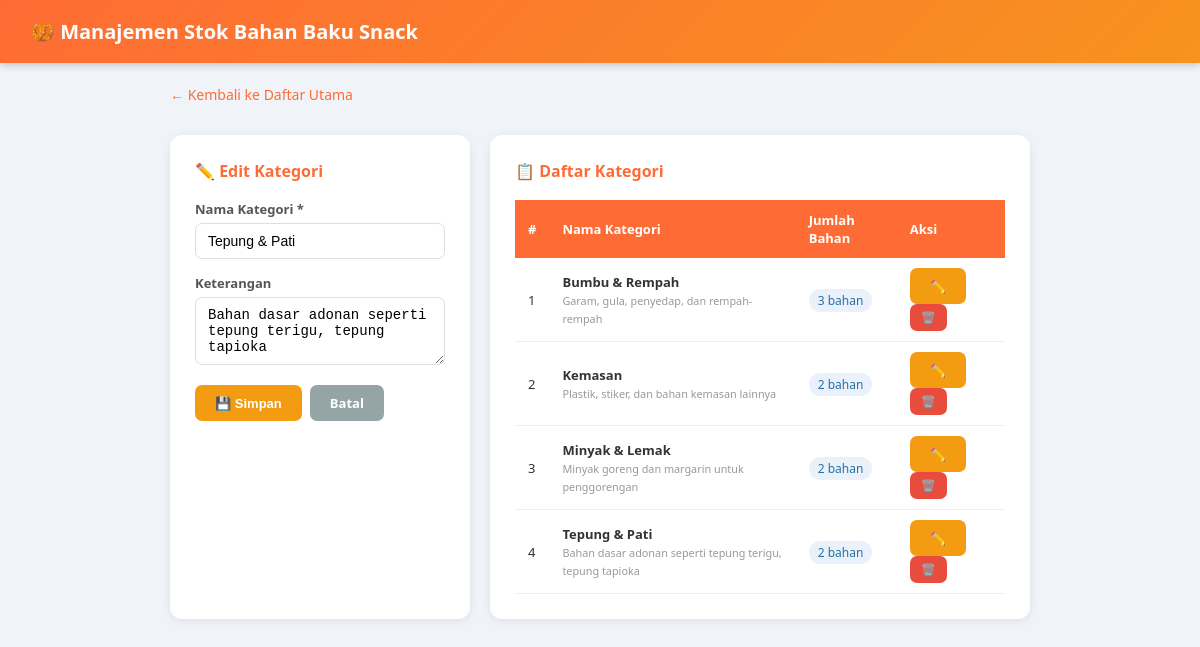
The app's page /kategori.php?edit=1 with its own data.
### tables this page shows
CREATE TABLE IF NOT EXISTS kategori_bahan (
    id_kategori INT AUTO_INCREMENT PRIMARY KEY,
    nama_kategori VARCHAR(100) NOT NULL,
    keterangan TEXT,
    created_at TIMESTAMP DEFAULT CURRENT_TIMESTAMP
);

### kategori.php (the view, shortened to what this page needs)
<?php
require_once 'db.php';
$edit_data = null;
if (isset($_GET['edit'])) {
    $edit_id   = (int) $_GET['edit'];
    $res_edit  = mysqli_query($conn, "SELECT * FROM kategori_bahan WHERE id_kategori = $edit_id");
    $edit_data = mysqli_fetch_assoc($res_edit);
}
$sql_kat = "SELECT k.*, COUNT(b.id_bahan) as jumlah_bahan
            FROM kategori_bahan k
            LEFT JOIN bahan_baku b ON k.id_kategori = b.id_kategori
            GROUP BY k.id_kategori
            ORDER BY k.nama_kategori";
$list_kat = mysqli_query($conn, $sql_kat);
?>
<!DOCTYPE html>
<html lang="id">
<head>
</head>
<body>
<header>
    <h1>🥨 Manajemen Stok Bahan Baku Snack</h1>
</header>
<div style="max-width:900px; margin: 20px auto; padding: 0 20px;">
    <a href="index.php" style="color:#ff6b35; text-decoration:none; font-size:14px;">← Kembali ke Daftar Utama</a>
</div>
<div class="container">
    <div class="card form-left">
        <?php if ($edit_data): ?>
        <h2>✏️ Edit Kategori</h2>
        <form method="POST">
        <?php else: ?>
        <h2>➕ Tambah Kategori</h2>
        <form method="POST">
            <input type="hidden" name="aksi" value="tambah">
        <?php endif; ?>
            <div class="form-group">
                <label>Nama Kategori *</label>
                <input type="text" name="nama_kategori" required
                       placeholder="contoh: Tepung & Pati"
                       value="<?= $edit_data ? htmlspecialchars($edit_data['nama_kategori']) : '' ?>">
            </div>
            <div class="form-group">
                <label>Keterangan</label>
                <textarea name="keterangan" rows="3"
                          placeholder="Deskripsi singkat kategori ini"><?= $edit_data ? htmlspecialchars($edit_data['keterangan'] ?? '') : '' ?></textarea>
            </div>
            <div style="display:flex; gap:8px;">
                <button type="submit" class="btn <?= $edit_data ? 'btn-warning' : 'btn-primary' ?>">
                    <?= $edit_data ? '💾 Simpan' : '➕ Tambah' ?>
                </button>
                <?php if ($edit_data): ?>
                <a href="kategori.php" class="btn btn-secondary">Batal</a>
                <?php endif; ?>
            </div>
        </form>
    </div>
    <div class="card table-right">
        <h2>📋 Daftar Kategori</h2>
        <table>
            <thead>
                <tr>
                    <th>#</th>
                    <th>Nama Kategori</th>
                    <th>Jumlah Bahan</th>
                    <th>Aksi</th>
                </tr>
            </thead>
            <tbody>
            <?php
            $no = 1;
            while ($kat = mysqli_fetch_assoc($list_kat)): ?>
                <tr>
                    <td><?= $no++ ?></td>
                    <td>
                        <strong><?= htmlspecialchars($kat['nama_kategori']) ?></strong>
                        <?php if ($kat['keterangan']): ?>
                        <br><small style="color:#999;"><?= htmlspecialchars($kat['keterangan']) ?></small>
                        <?php endif; ?>
                    </td>
                    <td><span class="badge-count"><?= $kat['jumlah_bahan'] ?> bahan</span></td>
                    <td>
                        <a href="kategori.php?edit=<?= $kat['id_kategori'] ?>" class="btn btn-warning">✏️</a>
                        <a href="kategori.php?hapus=<?= $kat['id_kategori'] ?>" class="btn btn-danger"
                           onclick="return confirm('Hapus kategori ini?')">🗑️</a>
                    </td>
                </tr>
            <?php endwhile; ?>
            </tbody>
        </table>
    </div>
</div>
</body>
</html>

### kategori.php (style rules this page uses)
* { margin: 0; padding: 0; box-sizing: border-box; }
body { font-family: 'Segoe UI', sans-serif; background: #f0f4f8; color: #333; }
header { background: linear-gradient(135deg, #ff6b35, #f7931e); color: white; padding: 18px 30px; box-shadow: 0 2px 8px rgba(0,0,0,0.2); }
header h1 { font-size: 20px; }
.container { max-width: 900px; margin: 30px auto; padding: 0 20px; display: flex; gap: 20px; flex-wrap: wrap; }
.card { background: white; border-radius: 12px; padding: 25px; box-shadow: 0 2px 10px rgba(0,0,0,0.08); }
.card h2 { font-size: 16px; margin-bottom: 18px; color: #ff6b35; }
.form-left { flex: 0 0 300px; }
.table-right { flex: 1; min-width: 280px; }
.form-group { margin-bottom: 15px; }
label { display: block; font-size: 13px; font-weight: 600; color: #555; margin-bottom: 5px; }
input[type="text"], textarea { width: 100%; padding: 9px 12px; border: 1.5px solid #ddd; border-radius: 7px; font-size: 14px; outline: none; transition: border 0.2s; }
.btn { display: inline-block; padding: 9px 20px; border-radius: 7px; font-size: 13px; font-weight: 600; cursor: pointer; border: none; text-decoration: none; transition: opacity 0.2s; }
.btn-warning { background: #f39c12; color: white; }
.btn-danger { background: #e74c3c; color: white; font-size: 12px; padding: 5px 11px; }
.btn-secondary { background: #95a5a6; color: white; }
table { width: 100%; border-collapse: collapse; }
thead { background: #ff6b35; color: white; }
thead th { padding: 11px 13px; text-align: left; font-size: 13px; }
tbody tr { border-bottom: 1px solid #eee; }
tbody td { padding: 10px 13px; font-size: 13px; }
.badge-count { background: #eaf1fb; color: #2471a3; padding: 3px 9px; border-radius: 20px; font-size: 12px; }

### records on screen
kategori_bahan: nama_kategori "Tepung & Pati", keterangan "Bahan dasar adonan seperti tepung terigu, tepung tapioka", jumlah_bahan "2"
kategori_bahan: nama_kategori "Bumbu & Rempah", keterangan "Garam, gula, penyedap, dan rempah-rempah", jumlah_bahan "3"
kategori_bahan: nama_kategori "Kemasan", keterangan "Plastik, stiker, dan bahan kemasan lainnya", jumlah_bahan "2"
kategori_bahan: nama_kategori "Minyak & Lemak", keterangan "Minyak goreng dan margarin untuk penggorengan", jumlah_bahan "2"
